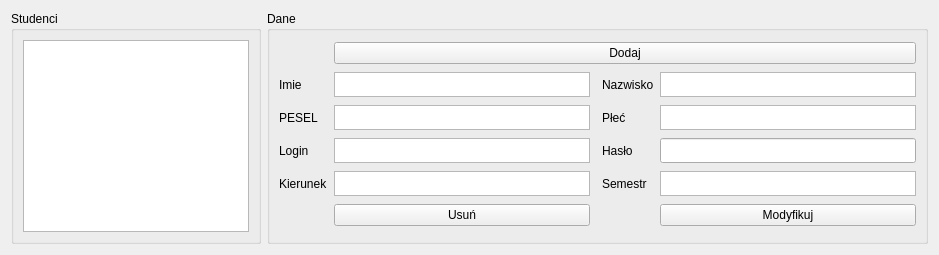
       <widget class="QWidget" name="studenkmodyfik">
        <attribute name="title">
         <string>Zarządzaj studentami</string>
        </attribute>
        <layout class="QGridLayout" name="gridLayout_13">
         <item row="0" column="0">
          <widget class="QGroupBox" name="groupBox_8">
           <property name="maximumSize">
            <size>
             <width>250</width>
             <height>16777215</height>
            </size>
           </property>
           <property name="title">
            <string>Studenci</string>
           </property>
           <layout class="QGridLayout" name="gridLayout_14">
            <item row="0" column="0">
             <widget class="QListWidget" name="listastudentMODY">
              <property name="minimumSize">
               <size>
                <width>50</width>
                <height>0</height>
               </size>
              </property>
              <property name="maximumSize">
               <size>
                <width>250</width>
                <height>16777215</height>
               </size>
              </property>
             </widget>
            </item>
           </layout>
          </widget>
         </item>
         <item row="0" column="1">
          <widget class="QGroupBox" name="groupBox_9">
           <property name="title">
            <string>Dane</string>
           </property>
           <layout class="QGridLayout" name="gridLayout_15">
            <item row="3" column="0">
             <widget class="QLabel" name="label_36">
              <property name="text">
               <string>Login</string>
              </property>
             </widget>
            </item>
            <item row="1" column="1">
             <widget class="QTextEdit" name="imieMODY">
              <property name="maximumSize">
               <size>
                <width>16777215</width>
                <height>25</height>
               </size>
              </property>
             </widget>
            </item>
            <item row="1" column="0">
             <widget class="QLabel" name="label_28">
              <property name="text">
               <string>Imie</string>
              </property>
             </widget>
            </item>
            <item row="2" column="1">
             <widget class="QTextEdit" name="peselMODY">
              <property name="maximumSize">
               <size>
                <width>16777215</width>
                <height>25</height>
               </size>
              </property>
             </widget>
            </item>
            <item row="1" column="3">
             <widget class="QLabel" name="label_33">
              <property name="text">
               <string>Nazwisko</string>
              </property>
             </widget>
            </item>
            <item row="2" column="3">
             <widget class="QLabel" name="label_35">
              <property name="text">
               <string>Płeć</string>
              </property>
             </widget>
            </item>
            <item row="4" column="1">
             <widget class="QTextEdit" name="kierunekMODY">
              <property name="maximumSize">
               <size>
                <width>16777215</width>
                <height>25</height>
               </size>
              </property>
             </widget>
            </item>
            <item row="3" column="3">
             <widget class="QLabel" name="label_37">
              <property name="text">
               <string>Hasło</string>
              </property>
             </widget>
            </item>
            <item row="2" column="4">
             <widget class="QTextEdit" name="plecMODY">
              <property name="maximumSize">
               <size>
                <width>16777215</width>
                <height>25</height>
               </size>
              </property>
             </widget>
            </item>
            <item row="4" column="0">
             <widget class="QLabel" name="label_38">
              <property name="text">
               <string>Kierunek</string>
              </property>
             </widget>
            </item>
            <item row="3" column="1">
             <widget class="QTextEdit" name="loginMODY">
              <property name="maximumSize">
               <size>
                <width>16777215</width>
                <height>25</height>
               </size>
              </property>
             </widget>
            </item>
            <item row="4" column="3">
             <widget class="QLabel" name="label_39">
              <property name="text">
               <string>Semestr</string>
              </property>
             </widget>
            </item>
            <item row="2" column="0">
             <widget class="QLabel" name="label_34">
              <property name="text">
               <string>PESEL</string>
              </property>
             </widget>
            </item>
            <item row="4" column="4">
             <widget class="QTextEdit" name="semestrMODY">
              <property name="maximumSize">
               <size>
                <width>16777215</width>
                <height>25</height>
               </size>
              </property>
             </widget>
            </item>
            <item row="1" column="4">
             <widget class="QTextEdit" name="nazwiskoMODY">
              <property name="maximumSize">
               <size>
                <width>16777215</width>
                <height>25</height>
               </size>
              </property>
             </widget>
            </item>
            <item row="5" column="1">
             <widget class="QPushButton" name="pushButton_9">
              <property name="text">
               <string>Usuń</string>
              </property>
             </widget>
            </item>
            <item row="5" column="4">
             <widget class="QPushButton" name="pushButton_10">
              <property name="text">
               <string>Modyfikuj</string>
              </property>
             </widget>
            </item>
            <item row="0" column="1" colspan="4">
             <widget class="QPushButton" name="pushButton_8">
              <property name="text">
               <string>Dodaj</string>
              </property>
             </widget>
            </item>
            <item row="3" column="4">
             <widget class="QLineEdit" name="hasloMODY">
              <property name="maximumSize">
               <size>
                <width>16777215</width>
                <height>25</height>
               </size>
              </property>
              <property name="echoMode">
               <enum>QLineEdit::Password</enum>
              </property>
             </widget>
            </item>
           </layout>
          </widget>
         </item>
        </layout>
       </widget>
